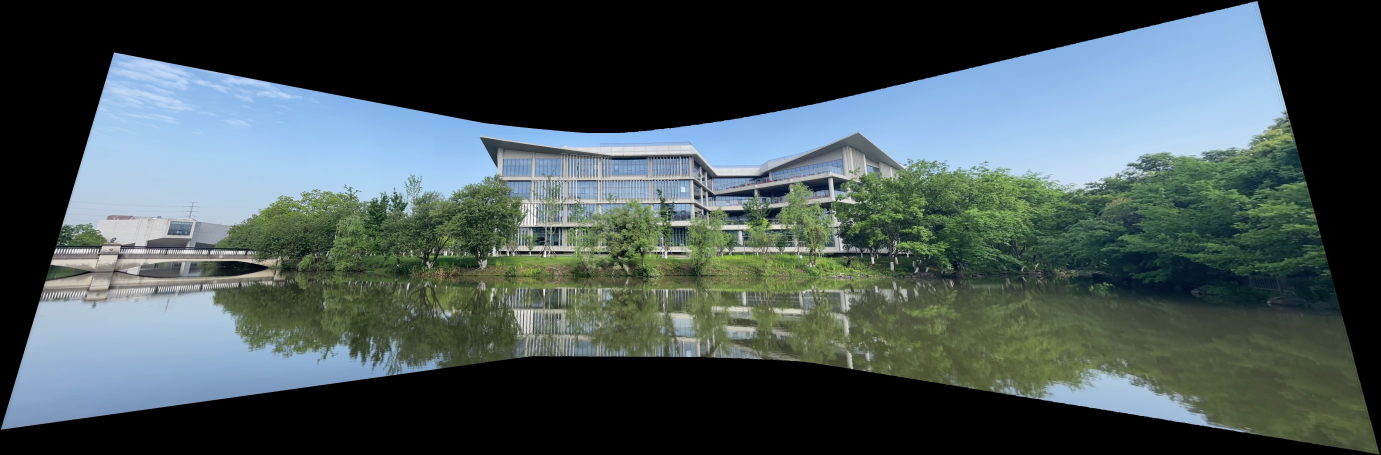
#> input picture img/test_video_2_crop.jpg, 6903 x 2273 px, given in place of test_video_2_crop.jpg_final.jpg, which was not available (shown at 1/5 size)
$ python -i perspective.py   (imports and definitions only)
#> lines starting #> are read from the running program, lines starting #| are printed output that depends on the picture; after the words box and inside, x2 and y2 are one past the last pixel; in counts of white or black regions, pixels touching at a corner belong together; pictures that were not available may be replaced by others from this repository, and a replacement may not be noted
import cv2
import numpy as np

# [14 lines left out: function rectify_perspective, not called in this run]


def get_contour_bounds(contour):
    # Find the coordinates of the contour points
    coords = np.squeeze(contour)

    # # # Find the minimum and maximum x and y coordinates
    # # x_min, y_min = coords.min(axis=0)
    # # x_max, y_max = coords.max(axis=0)

    # # Find the maximum x coordinate when y=0
    # x_max = coords[coords[:,1] == 0][:,0].max()
    # # Find the maximum y coordinate when x=0
    # y_max = coords[coords[:,0] == 0][:,1].max()

    # # Find the minimum x coordinate when y=0
    # x_min = coords[coords[:,1] == 0][:,0].min()
    # # Find the maximum y coordinate when x=0
    # y_min = coords[coords[:,0] == 0][:,1].min()

    x_values = [x for x, y in coords]
    y_values = [y for x, y in coords]
    x_min = min(x_values)
    x_max = max(x_values)
    y_min = min(y_values)
    y_max = max(y_values)

    return x_min, x_max, y_min, y_max

def get_tight_contour_bounds(contour, x_min, x_max, y_min, y_max):
    # Find the coordinates of the contour points
    coords = np.squeeze(contour)

    # [6 lines of commented-out code are left out]

    WIDTH = x_max - x_min
    HEIGHT = y_max - y_min

    y_values_upper = []
    y_values_lower = []
    x_values_left = []
    x_values_right = []
    for coord in coords:
        if coord[0] >= x_min + 0.25*WIDTH and coord[0] <= x_max - 0.25*WIDTH:
            if coord[1] >= y_min + 0.5*HEIGHT:
                y_values_lower.append(coord[1])
            elif coord[1] < y_min + 0.5*HEIGHT:
                y_values_upper.append(coord[1])

    y_min_tight = max(y_values_upper)
    y_max_tight = min(y_values_lower)

    return y_min_tight, y_max_tight

def crop_content(image):
    # Convert the image to grayscale
    gray = cv2.cvtColor(image, cv2.COLOR_BGR2GRAY)

    # Threshold the image to create a binary image
    _, thresh = cv2.threshold(gray, 0, 255, cv2.THRESH_BINARY)

    # Find the contours in the thresholded image
    contours, _ = cv2.findContours(thresh, cv2.RETR_EXTERNAL, cv2.CHAIN_APPROX_SIMPLE)

    # Find the largest contour
    largest_contour = max(contours, key=cv2.contourArea)
    x_min, x_max, y_min, y_max = get_contour_bounds(largest_contour)

    # Crop the image to the bounding box
    cropped = image[y_min:y_max,x_min:x_max]

    return cropped

def crop_content_tight(image):
    # Convert the image to grayscale
    gray = cv2.cvtColor(image, cv2.COLOR_BGR2GRAY)

    # Threshold the image to create a binary image
    _, thresh = cv2.threshold(gray, 0, 255, cv2.THRESH_BINARY)

    # Find the contours in the thresholded image
    contours, _ = cv2.findContours(thresh, cv2.RETR_EXTERNAL, cv2.CHAIN_APPROX_SIMPLE)

    # Find the largest contour
    largest_contour = max(contours, key=cv2.contourArea)
    x_min, x_max, y_min, y_max = get_contour_bounds(largest_contour)

    y_min_tight, y_max_tight = get_tight_contour_bounds(largest_contour, x_min, x_max, y_min, y_max)

    # Crop the image to the bounding box
    tight_cropped = image[y_min_tight:y_max_tight,x_min:x_max]

    return tight_cropped

def transform_perspective(img):
    # # Load the image
    # img = cv2.imread(image_path)

    # Convert to grayscale
    gray = cv2.cvtColor(img, cv2.COLOR_BGR2GRAY)

    # Threshold the image to create a binary image
    _, thresh = cv2.threshold(gray, 0, 255, cv2.THRESH_BINARY)

    # Find the contours in the binary image
    contours, _ = cv2.findContours(thresh, cv2.RETR_EXTERNAL, cv2.CHAIN_APPROX_SIMPLE)

    # Find the largest contour
    max_contour = max(contours, key=cv2.contourArea)

    width = img.shape[1]
    height = img.shape[0]
    left_list = []
    right_list = []
    for point in max_contour:
        pnt = point[0]
        if pnt[0] <= width / 2:
            left_list.append(pnt)
        else:
            right_list.append(pnt)

    left_min = min(left_list, key=lambda point: point[0])
    left_max = max(left_list, key=lambda point: point[0])
    if left_min[1] >= left_max[1]:
        top_left = left_max
        bottom_left = left_min
    else:
        top_left = left_min
        bottom_left = left_max

    right_min = min(right_list, key=lambda point: point[0])
    right_max = max(right_list, key=lambda point: point[0])
    if right_min[1] >= right_max[1]:
        top_right = right_max
        bottom_right = right_min
    else:
        top_right = right_min
        bottom_right = right_max

    # Define the source points
    src_points = np.float32([top_left,top_right,bottom_left,bottom_right])

    # Define the destination points
    width = img.shape[1]
    height = img.shape[0]
    dst_points = np.float32([[0, 0], [width-1, 0], [0,height-1], [width-1,height-1]])

    # Calculate the perspective transform matrix
    M = cv2.getPerspectiveTransform(src_points,dst_points)

    # Warp the image
    warped_img = cv2.warpPerspective(img,M,(width,height))

    return warped_img


def postprocess(test_name):
#> called with test_name = '../img/test_video_2_crop.jpg'
    img_path = '../img/' + test_name + '_final.jpg'

    crop_img_path = '../img/' + test_name + '_crop.jpg'
    tight_crop_img_path = '../img/' + test_name + '_tightcrop.jpg'
    transform_img_path = '../img/' + test_name + '_transform.jpg'

    image = cv2.imread(img_path)
#> image is the input picture: shape (2273, 6903, 3); mean B, G, R 85, 84.3, 70.5
    # [7 lines of commented-out code are left out]

    crop_img = crop_content(image)
#> in crop_content, `gray = cv2.cvtColor(image, cv2.COLOR_BGR2GRAY)`:
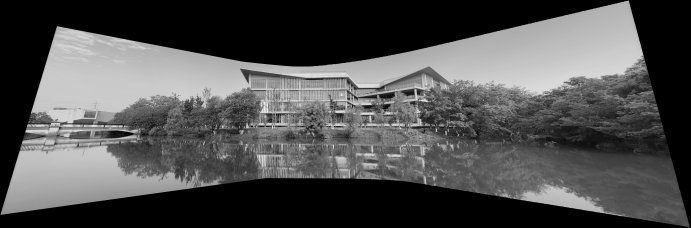
#> gray: shape (2273, 6903) (shown at 1/10 size); min 0, max 255, mean 80.2
#> in crop_content, `_, thresh = cv2.threshold(gray, 0, 255, cv2.THRESH_BINARY)`:
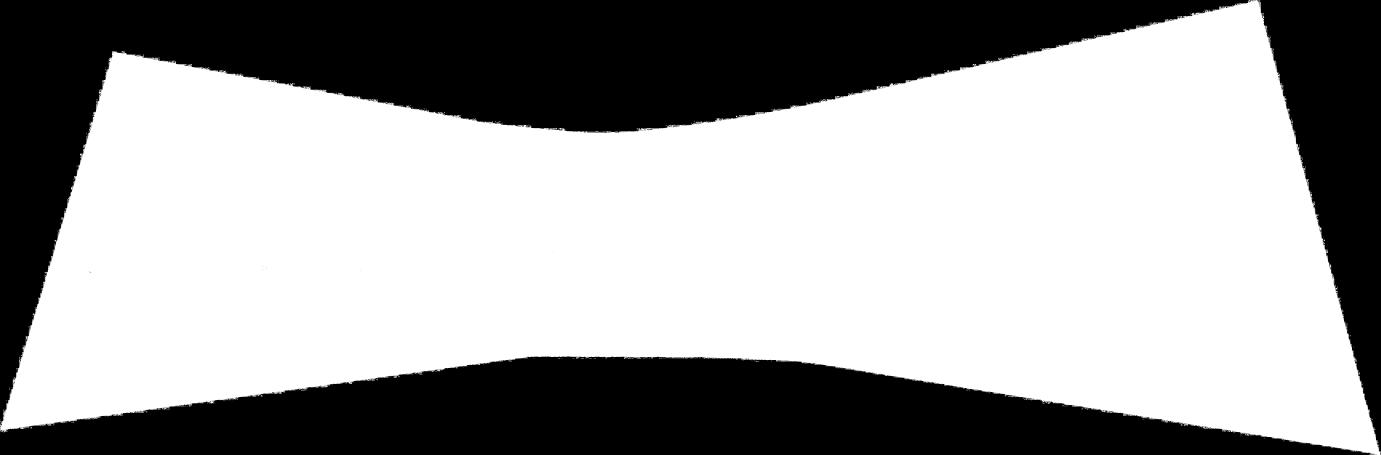
#> thresh: shape (2273, 6903) (shown at 1/5 size); 62.5% white; 1479 black regions (1464 under 20 px)
#> in crop_content, `contours, _ = cv2.findContours(thresh, cv2.RETR_EXTERNAL, cv2.CHAIN_AP..`: contours = 867 contours, 839 with area under 20; largest, box (x1, y1, x2, y2) and area: (0, 0, 6903, 2273) 9793700, (3120, 1786, 3139, 1794) 54, (1505, 1947, 1529, 1952) 51, (608, 256, 624, 262) 41, (128, 1680, 135, 1696) 36
#> in crop_content, `largest_contour = max(contours, key=cv2.contourArea)`: largest_contour = contour of 18974 points, box (x1, y1, x2, y2) (0, 0, 6903, 2273), area 9793700
#> in get_contour_bounds, `coords = np.squeeze(contour)`: coords = 18974 pairs, first value 0 to 6902, second value 0 to 2272
#> in get_contour_bounds, `x_values = [x for x, y in coords]`: x_values = 18974 values, max 6902 at index 16310, min 0 at index 9377, mean 3511.7
#> in get_contour_bounds, `y_values = [y for x, y in coords]`: y_values = 18974 values, max 2272 at index 16257, min 0 at index 0, mean 1188.2
#> in get_contour_bounds, `x_min = min(x_values)`: x_min = 0
#> in get_contour_bounds, `x_max = max(x_values)`: x_max = 6902
#> in get_contour_bounds, `y_min = min(y_values)`: y_min = 0
#> in get_contour_bounds, `y_max = max(y_values)`: y_max = 2272
#> in crop_content, `x_min, x_max, y_min, y_max = get_contour_bounds(largest_contour)`: x_min = 0; x_max = 6902; y_min = 0; y_max = 2272
    cv2.imwrite(crop_img_path, crop_img)
    print('Finish cropping the final image (all content preserved).')

    tight_crop_img = crop_content_tight(image)
#> in crop_content_tight, `x_min, x_max, y_min, y_max = get_contour_bounds(largest_contour)`: x_min = 0; x_max = 6902; y_min = 0; y_max = 2272
#> in get_tight_contour_bounds, `WIDTH = x_max - x_min`: WIDTH = 6902
#> in get_tight_contour_bounds, `HEIGHT = y_max - y_min`: HEIGHT = 2272
#> the loop in get_tight_contour_bounds, `for coord in coords:` made 18974 passes
#> coord on passes 1 to 3: [6247, 0], [6247, 1], [6248, 2]
#> after the loop in get_tight_contour_bounds, `for coord in coords:`: y_values_lower = 3323 values, max 2000 at index 3302, min 1780 at index 1057, mean 1852.3; y_values_upper = 4048 values, max 663 at index 2567, min 255 at index 17, mean 515.6
#> in get_tight_contour_bounds, `y_min_tight = max(y_values_upper)`: y_min_tight = 663
#> in get_tight_contour_bounds, `y_max_tight = min(y_values_lower)`: y_max_tight = 1780
#> in crop_content_tight, `y_min_tight, y_max_tight = get_tight_contour_bounds(largest_contour, x..`: y_min_tight = 663; y_max_tight = 1780
#> in crop_content_tight, `tight_cropped = image[y_min_tight:y_max_tight,x_min:x_max]`:
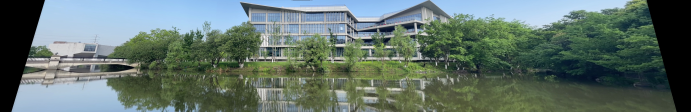
#> tight_cropped: shape (1117, 6902, 3) (shown at 1/10 size); mean B, G, R 108.4, 115.3, 97.8
    cv2.imwrite(tight_crop_img_path, tight_crop_img)
    print('Finish tight cropping the final image (eliminate black outliers).')

    transform_img = transform_perspective(tight_crop_img)
#> in transform_perspective, `gray = cv2.cvtColor(img, cv2.COLOR_BGR2GRAY)`:
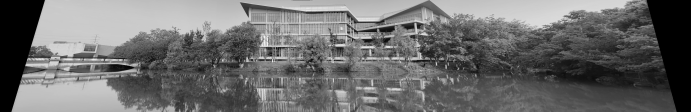
#> gray: shape (1117, 6902) (shown at 1/10 size); min 0, max 255, mean 109.2
#> in transform_perspective, `_, thresh = cv2.threshold(gray, 0, 255, cv2.THRESH_BINARY)`:
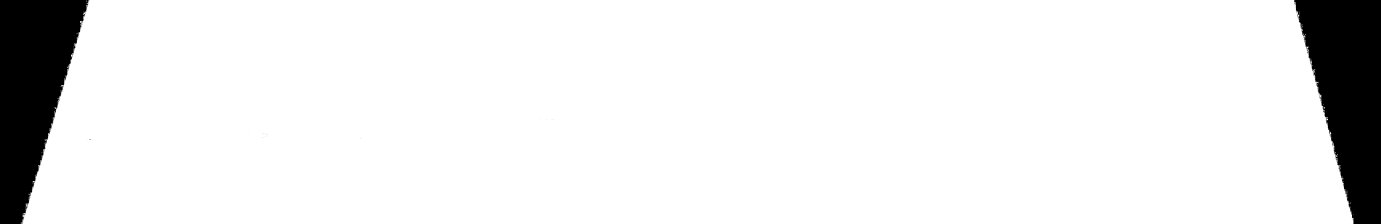
#> thresh: shape (1117, 6902) (shown at 1/5 size); 91.9% white; 192 black regions (190 under 20 px)
#> in transform_perspective, `contours, _ = cv2.findContours(thresh, cv2.RETR_EXTERNAL, cv2.CHAIN_AP..`: contours = 105 contours, 99 with area under 20; largest, box (x1, y1, x2, y2) and area: (104, 0, 6768, 1117) 7077237, (128, 1017, 135, 1033) 36, (6633, 593, 6640, 602) 30, (400, 105, 406, 117) 30, (6555, 303, 6560, 317) 25, (276, 537, 281, 545) 20
#> in transform_perspective, `max_contour = max(contours, key=cv2.contourArea)`: max_contour = contour of 2800 points, box (x1, y1, x2, y2) (104, 0, 6768, 1117), area 7077237
#> the loop in transform_perspective, `for point in max_contour:` made 2800 passes
#> pnt on passes 1 to 3: [447, 0], [445, 2], [445, 3]
#> after the loop in transform_perspective, `for point in max_contour:`: left_list = 1560 pairs, first value 104 to 447, second value 0 to 1116; right_list = 1240 pairs, first value 6470 to 6767, second value 0 to 1116
#> in transform_perspective, `left_min = min(left_list, key=lambda point: point[0])`: left_min = [104, 1113]
#> in transform_perspective, `left_max = max(left_list, key=lambda point: point[0])`: left_max = [447, 0]
#> in transform_perspective, `bottom_left = left_min`: bottom_left = [104, 1113]
#> in transform_perspective, `right_min = min(right_list, key=lambda point: point[0])`: right_min = [6470, 7]
#> in transform_perspective, `right_max = max(right_list, key=lambda point: point[0])`: right_max = [6767, 1115]
#> in transform_perspective, `top_right = right_min`: top_right = [6470, 7]
#> in transform_perspective, `bottom_right = right_max`: bottom_right = [6767, 1115]
#> in transform_perspective, `src_points = np.float32([top_left,top_right,bottom_left,bottom_right])`: src_points = [[447, 0], [6470, 7], [104, 1113], [6767, 1115]]
#> in transform_perspective, `M = cv2.getPerspectiveTransform(src_points,dst_points)`: M = [[1.14, 0.351, -509.4], [-0.00129, 1.11, 0.576], [-8.85e-07, 9.54e-05, 1]]
#> in transform_perspective, `warped_img = cv2.warpPerspective(img,M,(width,height))`:
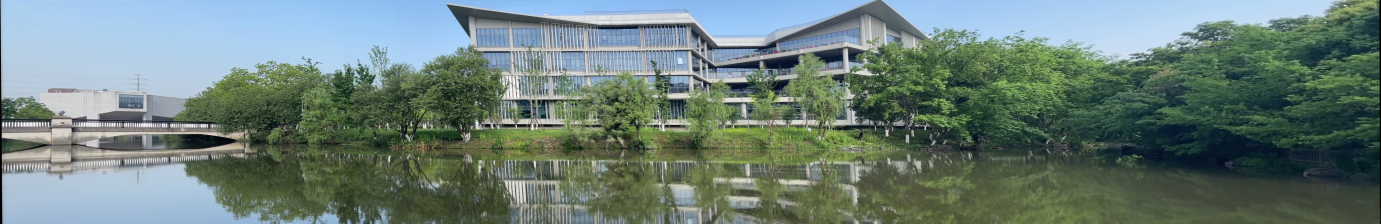
#> warped_img: shape (1117, 6902, 3) (shown at 1/5 size); mean B, G, R 120.9, 127.4, 107.8
    if 'test_video_4' in test_name:
        cv2.imwrite(transform_img_path, tight_crop_img)
    else:
        cv2.imwrite(transform_img_path, transform_img)
    print('Finish rectifying the perspective of the panorama.')

>>> result = postprocess('../img/test_video_2_crop.jpg')

$ run again, on img/test_video_3_crop.jpg
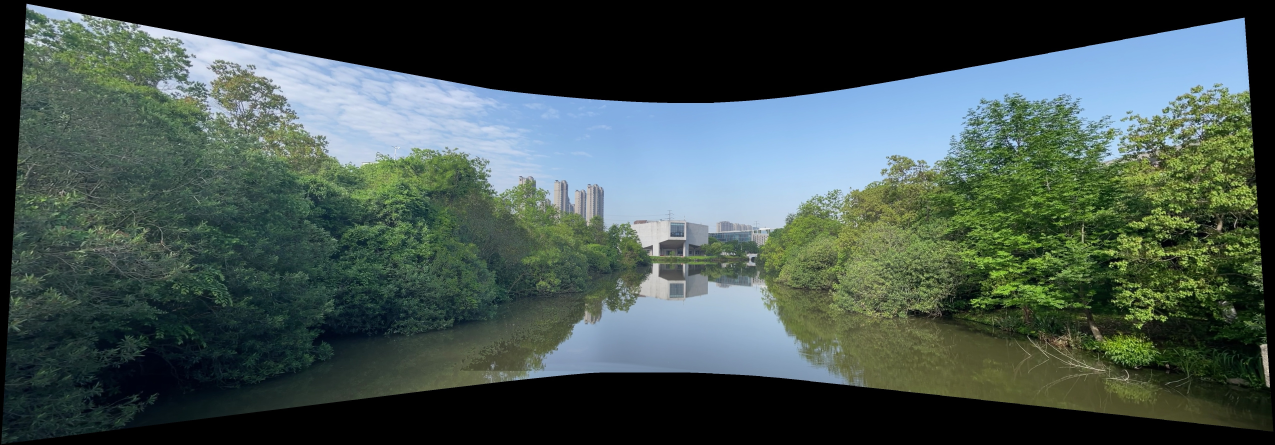
#> input picture img/test_video_3_crop.jpg, 5097 x 1777 px, given in place of test_video_3_crop.jpg_final.jpg, which was not available (shown at 1/4 size)
#> in postprocess, image is the input picture: shape (1777, 5097, 3); mean B, G, R 79.1, 84.2, 68.6
#> in crop_content, `_, thresh = cv2.threshold(gray, 0, 255, cv2.THRESH_BINARY)`:
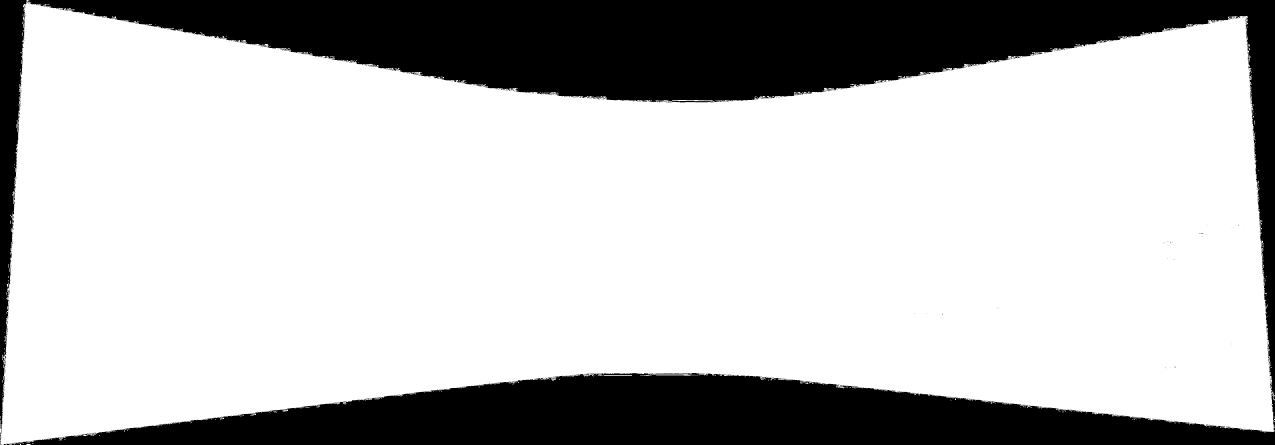
#> thresh: shape (1777, 5097) (shown at 1/4 size); 75% white; 1009 black regions (984 under 20 px)
#> in crop_content, `contours, _ = cv2.findContours(thresh, cv2.RETR_EXTERNAL, cv2.CHAIN_AP..`: contours = 765 contours, 741 with area under 20; largest, box (x1, y1, x2, y2) and area: (0, 7, 5097, 1777) 6784694, (2688, 400, 2851, 404) 463, (2415, 1500, 2528, 1504) 329, (2560, 1500, 2607, 1504) 52, (331, 1739, 347, 1744) 44
#> in crop_content, `largest_contour = max(contours, key=cv2.contourArea)`: largest_contour = contour of 13826 points, box (x1, y1, x2, y2) (0, 7, 5097, 1777), area 6784694
#> in get_contour_bounds, `coords = np.squeeze(contour)`: coords = 13826 pairs, first value 0 to 5096, second value 7 to 1776
#> x_values = 13826 values, max 5096 at index 6466, min 0 at index 1478, mean 2589.6
#> y_values = 13826 values, max 1776 at index 1544, min 7 at index 0, mean 875.3
#> in get_contour_bounds, `x_min = min(x_values)`: x_min = 0
#> in get_contour_bounds, `x_max = max(x_values)`: x_max = 5096
#> in get_contour_bounds, `y_min = min(y_values)`: y_min = 7
#> in get_contour_bounds, `y_max = max(y_values)`: y_max = 1776
#> in crop_content, `x_min, x_max, y_min, y_max = get_contour_bounds(largest_contour)`: x_min = 0; x_max = 5096; y_min = 7; y_max = 1776
#> in crop_content_tight, `x_min, x_max, y_min, y_max = get_contour_bounds(largest_contour)`: x_min = 0; x_max = 5096; y_min = 7; y_max = 1776
#> WIDTH = 5096
#> HEIGHT = 1769
#> the loop in get_tight_contour_bounds, `for coord in coords:` made 13826 passes
#> coord on passes 1 to 3: [106, 7], [104, 9], [105, 8]
#> after the loop in get_tight_contour_bounds, `for coord in coords:`: y_values_lower = 2358 values, max 1623 at index 0, min 1491 at index 1153, mean 1542.7; y_values_upper = 2818 values, max 410 at index 1278, min 223 at index 2796, mean 344.1
#> in get_tight_contour_bounds, `y_min_tight = max(y_values_upper)`: y_min_tight = 410
#> in get_tight_contour_bounds, `y_max_tight = min(y_values_lower)`: y_max_tight = 1491
#> in crop_content_tight, `y_min_tight, y_max_tight = get_tight_contour_bounds(largest_contour, x..`: y_min_tight = 410; y_max_tight = 1491
#> in transform_perspective, `contours, _ = cv2.findContours(thresh, cv2.RETR_EXTERNAL, cv2.CHAIN_AP..`: contours = 147 contours, 140 with area under 20; largest, box (x1, y1, x2, y2) and area: (13, 0, 5082, 1081) 5393870, (9, 1009, 15, 1031) 42, (18, 934, 22, 956) 38, (75, 0, 80, 30) 33, (52, 375, 54, 406) 30, (27, 726, 32, 739) 30, (44, 558, 46, 582) 23
#> max_contour = contour of 2080 points, box (x1, y1, x2, y2) (13, 0, 5082, 1081), area 5393870
#> the loop in transform_perspective, `for point in max_contour:` made 2080 passes
#> pnt on passes 1 to 3: [81, 0], [81, 3], [82, 4]
#> after the loop in transform_perspective, `for point in max_contour:`: left_list = 945 pairs, first value 13 to 82, second value 0 to 1080; right_list = 1135 pairs, first value 5002 to 5081, second value 0 to 1080
#> left_min = [13, 1052]
#> left_max = [82, 4]
#> bottom_left = [13, 1052]
#> right_min = [5002, 5]
#> right_max = [5081, 1080]
#> top_right = [5002, 5]
#> bottom_right = [5081, 1080]
#> src_points = [[82, 4], [5002, 5], [13, 1052], [5081, 1080]]
#> M = [[1.06, 0.0699, -87.36], [-0.000216, 1.06, -4.23], [5.07e-06, 2.87e-05, 1]]
#> in transform_perspective, `warped_img = cv2.warpPerspective(img,M,(width,height))`:
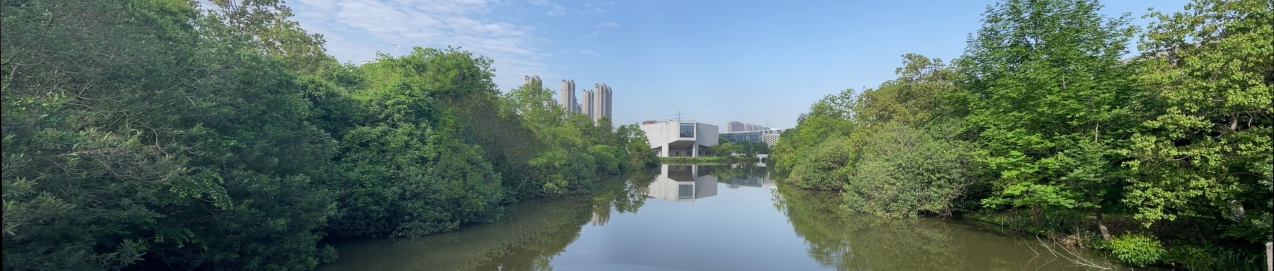
#> warped_img: shape (1081, 5096, 3) (shown at 1/4 size); mean B, G, R 101.9, 111.9, 90.7
